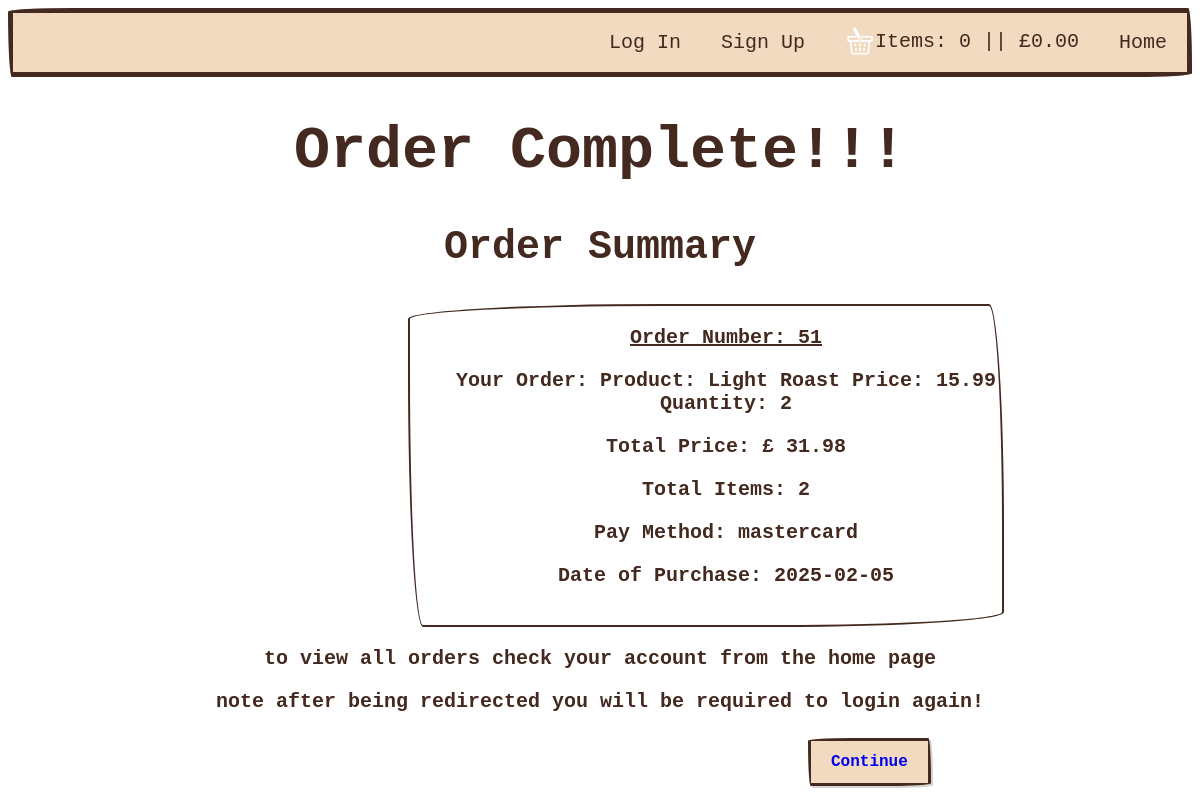
The app's page /direct.php with its own data.
### tables this page shows
CREATE TABLE `tblOrder` (
  `OrderID` int NOT NULL,
  `userID` int NOT NULL,
  `payType` varchar(20) NOT NULL,
  `cardNum` int NOT NULL,
  `postcode` varchar(8) NOT NULL,
  `date` date NOT NULL,
  `totalPrice` decimal(10,2) NOT NULL,
  `totalItems` int NOT NULL,
  `orderVal` longtext NOT NULL
);

### DB.php (called while the page is built)
<?php
    class DB
    {
        public function connect()
    {
        $conn = new PDO( parse_ini_file(".env")['host'],parse_ini_file(".env")['user'],parse_ini_file(".env")['pass']);
        $conn->setAttribute( PDO::ATTR_ERRMODE, PDO::ERRMODE_EXCEPTION );
        return $conn;
    }
    }

### order.php (called while the page is built, shortened)
<?php
    class Order
    {
        private $OrderID;
        private $totalPrice;
        private $totalItems;
        private $payType;
        private $date;
        private $orderVal;
        public function __construct($OrderID,$userID, $totalPrice,$totalItems, $payType, $cardNum,$postcode, $date,$orderVal)
        {
            $this->OrderID = $OrderID;
            $this->totalPrice = $totalPrice;
            $this->totalItems = $totalItems;
            $this->payType = $payType;
            $this->date = $date;
            $this->orderVal = $orderVal;
        }
        public function OrderID()
        {
            return $this->OrderID;
        }
        public function totalPrice()
        {
            return $this->totalPrice;
        }
        public function totalItems()
        {
            return $this->totalItems;
        }
        public function payType()
        {
            return $this->payType;
        }
        public function date()
        {
            return $this->date;
        }
        public function orderVal()
        {
            return $this->orderVal;
        }
    }

### direct.php (the view, shortened to what this page needs)
<?php
    require 'DB.php';
    require 'order.php';
    include 'nav.php';
    $db = new DB;
    $query= $db->connect()->prepare("SELECT * FROM tblOrder ORDER BY OrderID DESC limit 1");
    $query->execute();
    $order= array();
        while($row = $query->fetch(PDO::FETCH_ASSOC))
            {
                $OrderID = $row['OrderID'];
                $userID = $row['userID'];
                $totalPrice = $row['totalPrice'];
                $totalItems = $row['totalItems'];
                $payType = $row['payType'];
                $cardNum = $row['cardNum'];
                $postcode = $row['postcode'];
                $date = $row['date'];
                $orderVal = $row['orderVal'];
                $order[] = new Order($OrderID,$userID, $totalPrice,$totalItems, $payType, $cardNum,$postcode, $date,$orderVal);
            }
?>
<!DOCTYPE html>
<html lang="en" class="direct-page">
<head>
</head>
<body>
    <div class="header"><h1>Order Complete!!!</h1></div>
    <h2>Order Summary</h2>
    <div class="ticket">
        <? foreach ($order as $o): ?>
                <p class="orderNum">Order Number: <?= $o->OrderID() ?></p>
                <p>Your Order: <?= $o->orderVal() ?></p>
                <p>Total Price: £ <?= $o->totalPrice() ?></p>
                <p>Total Items: <?= $o->totalItems() ?></p>
                <p>Pay Method: <?= $o->payType() ?></p>
                <p>Date of Purchase: <?= $o->date() ?></p>
                <br>
        <? endforeach ?>
    </div>
    <p>to view all orders check your account from the home page</p>
    <p>note after being redirected you will be required to login again!</p>
    <a href="logout.php" class="continue">Continue</a>
</body>
</html>

### style.css (style rules this page uses)
* { font-family: 'Courier New', Courier, monospace; }
.header { color: #43291F; text-align: center; font-size: 30px; }
.ticket { border-radius: 255px 15px 225px 15px/15px 225px 15px 255px; border-style: solid ; border-width: 2px; border-color: #43291F; width: 50%; position: relative; left: 400px; }
.ticket p { color: #43291F; font-size: 20px; left: 20px; position: relative; text-align: center; }
.ticket .orderNum { color: #43291F; font-size: 20px; left: 20px; position: relative; text-align: center; font-weight: bold; text-decoration: underline; }
.direct-page h2 { color: #43291F; font-size: 40px; position: relative; text-align: center; font-weight: bold; }
.direct-page p { color: #43291F; font-size: 20px; position: relative; text-align: center; font-weight: bold; }
.continue { width:40%; padding: 12px 20px; margin: 8px 0; box-sizing: border-box; background-color: #F1DABF; border-color: #43291F; text-align: center; box-shadow: 2px 2px lightgray; position: relative; left: 800px; text-decoration: none; font-weight: bold; border-radius: 255px 15px 225px 15px/15px 225px 15px 255px; border-style: solid ; border-width: 3px; border-color: #43291F; top: 20px; }

### records on screen
tblorder: OrderID "51", orderVal "Product: Light Roast Price: 15.99 Quantity: 2", totalPrice "31.98", totalItems "2", payType "mastercard", date "2025-02-05"

### other values on screen
$itemCount "0"
$totalPrice "0.00"
